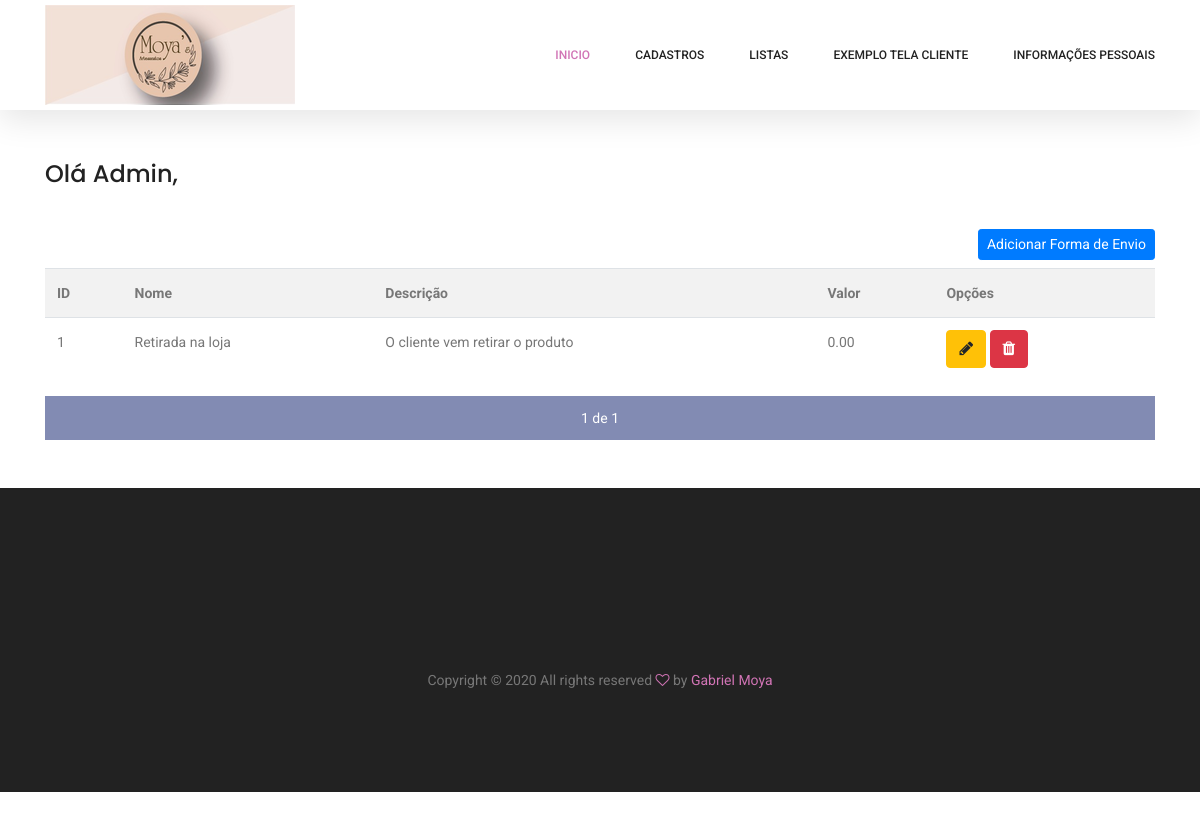
The app's page /adm/listar/formaEnvios/ (signed in), older data.
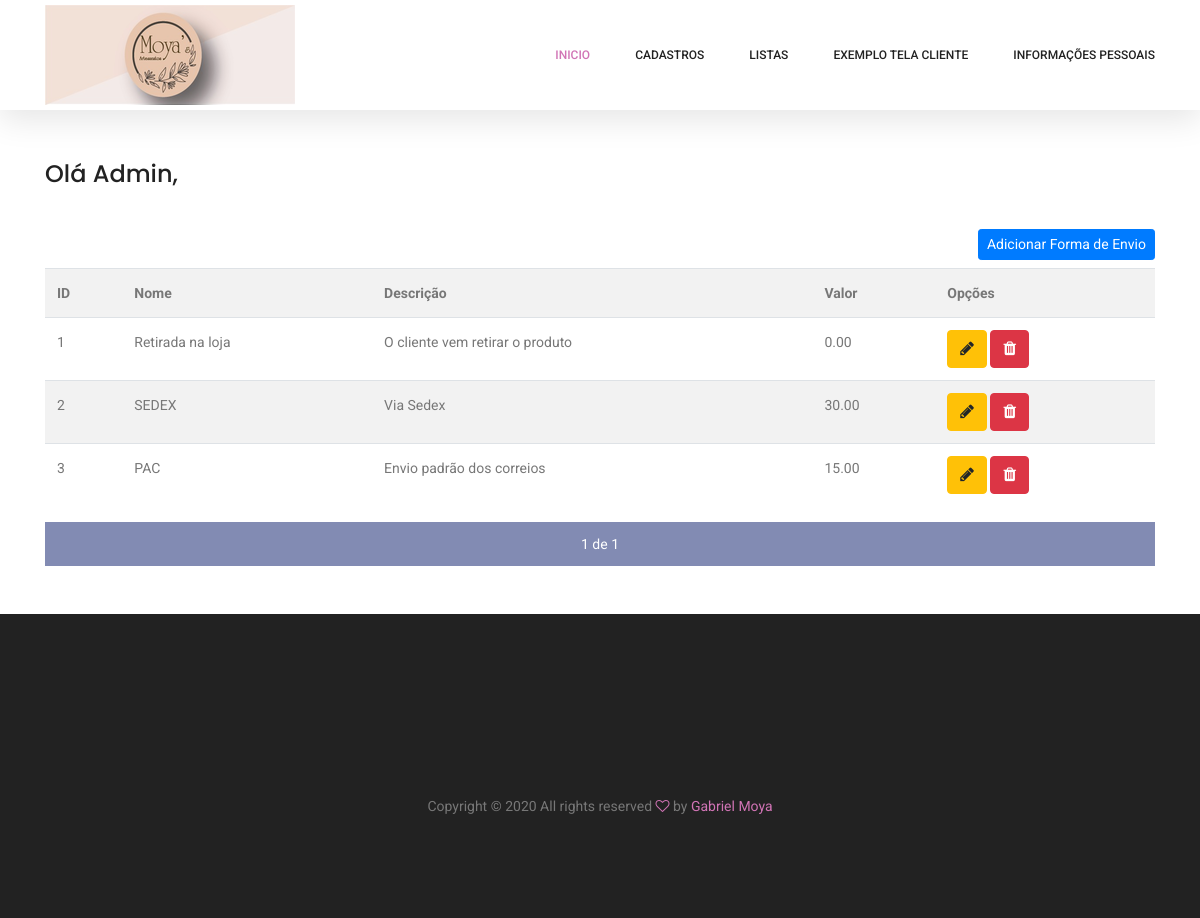
The same page, newer data.
### cadastros/models.py (models this page shows, shortened)
class FormaEnvio(models.Model):
    nome = models.CharField(max_length=100)
    descricao = models.CharField(max_length=100)
    valor = models.DecimalField(max_digits=5, decimal_places=2)

### cadastros/views.py (the view)
# urls.py: path('adm/listar/formaEnvios/', FormaEnvioList.as_view(), name="listar-formaEnvios"),
class FormaEnvioList(GroupRequiredMixin, LoginRequiredMixin, ListView):
    model = FormaEnvio
    template_name = 'cadastros/listar_formaEnvios.html'
    group_required = u"Administrador"
    def get_context_data(self, *args, **kwargs):
        context = super().get_context_data(*args, **kwargs)
        envios = FormaEnvio.objects.all().reverse()
        paginator = Paginator(envios, 5)  # Divide  em páginas
        page = self.request.GET.get('pagina')  # Recebe a página atual
        envios = paginator.get_page(page)  # Filtra os objetos dessa página
        context['envios'] = envios
        return context

### cadastros/templates/cadastros/listar_formaEnvios.html (shortened to what this page needs)
{% extends 'cadastros/formulario.html' %}
{% load crispy_forms_tags %}
{% block conteudo %}
<div class="container mt-5 py-5">
    <div class="row pt-5 mt-3">
        <div class="col-lg">
            {% if request.user.groups.all.0.name == "Administrador" %}
            <h3>Olá Admin,</h3><br>
            {% else %}
            <h3>Olá Funcionário,</h3><br>
            {% endif %}
            <div class="text-right py-2">
                <a href="{% url 'cadastrar-formaEnvio' %}" class="btn btn-primary btn-sm">Adicionar Forma de Envio</a>
            </div>
            <table class="table table-striped">
                <tr>
                    <th>ID</th>
                    <th>Nome</th>
                    <th>Descrição</th>
                    <th>Valor</th>
                    <th>Opções</th>
                </tr>
                {% for formaEnvio in envios %}
                <tr>
                    <td>{{formaEnvio.pk}}</td>
                    <td>{{formaEnvio.nome}}</td>
                    <td>{{formaEnvio.descricao}}</td>
                    <td>{{formaEnvio.valor}}</td>
                    <td>
                        <a href="{% url 'atualizar-formaEnvio' formaEnvio.pk %}" class="btn btn-warning" title= "Editar">
                            <i class="fa fa-pencil" aria-hidden="true"></i>
                        </a>
                        <a href="{% url 'deletar-formaEnvio' formaEnvio.pk %}" class="btn btn-danger" title="Excluir">
                            <i class="fa fa-trash" aria-hidden="true"></i>
                        </a>
                    </td>
                </tr>
                {% empty %}
                <tr>
                    <td colspan="3">Nenhuma Forma de Envio cadastrada!</td>
                </tr>
                {% endfor %}
            </table>
            <div class="filter-bar d-flex flex-wrap align-items-center">
                <div class="pagination mx-auto">
                    <span class="step-links">
                        <span class="current text-white">
                            {{ envios.number }} de {{ envios.paginator.num_pages }}
                        </span>
                    </span>
                </div>
            </div>
        </div>
    </div>
</div>
{% endblock %}

Row changes from the older to the newer data that the page shows:
added FormaEnvio: pk "2", nome "SEDEX", descricao "Via Sedex", valor "30.00"
added FormaEnvio: pk "3", nome "PAC", descricao "Envio padrão dos correios", valor "15.00"
